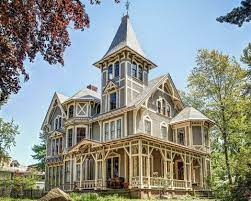
#> input picture homeImage.jpeg, 251 x 201 px
$ python histogram_with_masks.py
#> lines starting #> are read from the running program, lines starting #| are printed output that depends on the picture; after the words box and inside, x2 and y2 are one past the last pixel; in counts of white or black regions, pixels touching at a corner belong together
# Import Required Packages
import cv2
import numpy as np
from matplotlib import pyplot as plt

# Create a variable containing the path to the image
image_path = 'homeImage.jpeg'

# Read the image from the Disk
image = cv2.imread(image_path)
#> image is the input picture: shape (201, 251, 3); mean B, G, R 138.4, 145.7, 140.8
image = cv2.resize(image, (300, 300), interpolation=cv2.INTER_AREA)
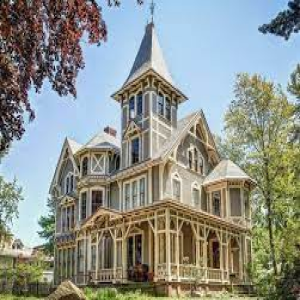
#> image: shape (300, 300, 3); mean B, G, R 138.4, 145.7, 140.7

def plot_hist(image, title, mask=None):
#> called with title = 'Histogram of the Original Image'
    chans = cv2.split(image)
    colors = ('b', 'g', 'r')
    plt.figure()
    plt.title(title)
    plt.xlabel('Bins')
    plt.ylabel('# of Pixels')
    for chan, color in zip(chans, colors):
        hist = cv2.calcHist([chan], [0], mask, [256], [0, 256])
        plt.plot(hist, color=color)
        plt.xlim([0, 256])
#> this loop made 3 passes
#> color on passes 1 to 3: 'b', 'g', 'r'
    plt.show()
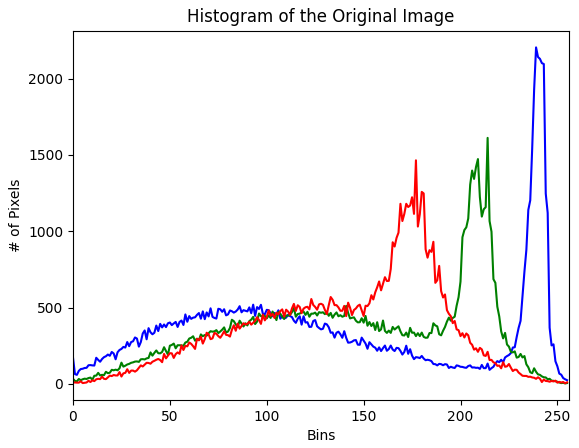
#> figure drawn by matplotlib, 1 panel; curve peaks at x = 239, y = 2205; curve peaks at x = 214, y = 1612; curve peaks at x = 177, y = 1465
    cv2.waitKey(0)

plot_hist(image, 'Histogram of the Original Image')
mask = np.zeros(image.shape[0:2], dtype='uint8')
cv2.rectangle(mask, (100, 100), (200, 200), 255, -1)
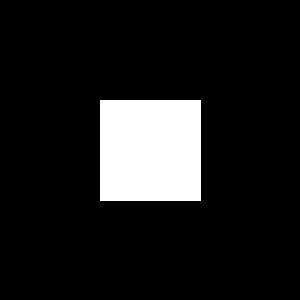
#> mask: shape (300, 300); 11.3% white; 1 white region, box (x1, y1, x2, y2) and area: (100, 100, 201, 201) 10201
cv2.imshow('Mask', mask)
cv2.waitKey(0)

masked = cv2.bitwise_and(image, image, mask=mask)
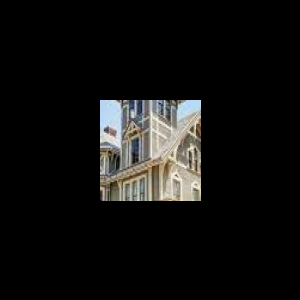
#> masked: shape (300, 300, 3); mean B, G, R 16, 17, 17.3
cv2.imshow('Masked Image', masked)
cv2.waitKey(0)

plot_hist(image, 'Historam with Mask', mask=mask)
#> call 2 of plot_hist, with title = 'Historam with Mask'
#> the loop in plot_hist (call 2), `for chan, color in zip(chans, colors):` made 3 passes
#> in plot_hist (call 2), `plt.show()`:
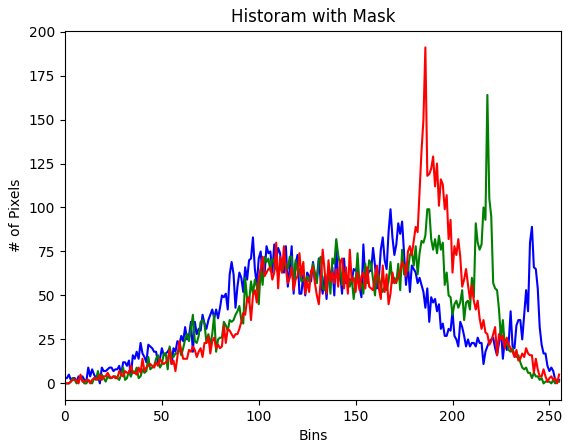
#> figure drawn by matplotlib, 1 panel; curve peaks at x = 168, y = 99; curve peaks at x = 218, y = 164; curve peaks at x = 186, y = 191

$ run again, with appels.jpeg copied over homeImage.jpeg
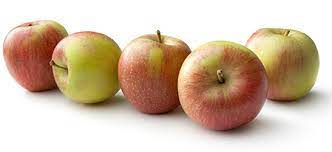
#> input picture appels.jpeg, 332 x 152 px
#> image is the input picture: shape (152, 332, 3); mean B, G, R 167.7, 188.9, 209.8
#> image: shape (300, 300, 3)
#> the loop in plot_hist, `for chan, color in zip(chans, colors):` made 3 passes
#> color on passes 1 to 3: 'b', 'g', 'r'
#> mask: shape (300, 300); 11.3% white; 1 white region, box (x1, y1, x2, y2) and area: (100, 100, 201, 201) 10201
#> `masked = cv2.bitwise_and(image, image, mask=mask)`:
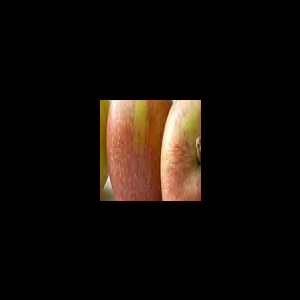
#> masked: shape (300, 300, 3); mean B, G, R 8.4, 13.2, 19.2
#> the loop in plot_hist (call 2), `for chan, color in zip(chans, colors):` made 3 passes
#> in plot_hist (call 2), `plt.show()`:
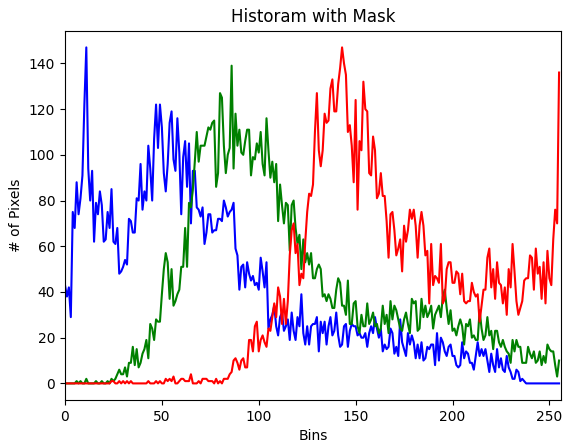
#> figure drawn by matplotlib, 1 panel; curve peaks at x = 11, y = 147; curve peaks at x = 86, y = 139; curve peaks at x = 143, y = 147
